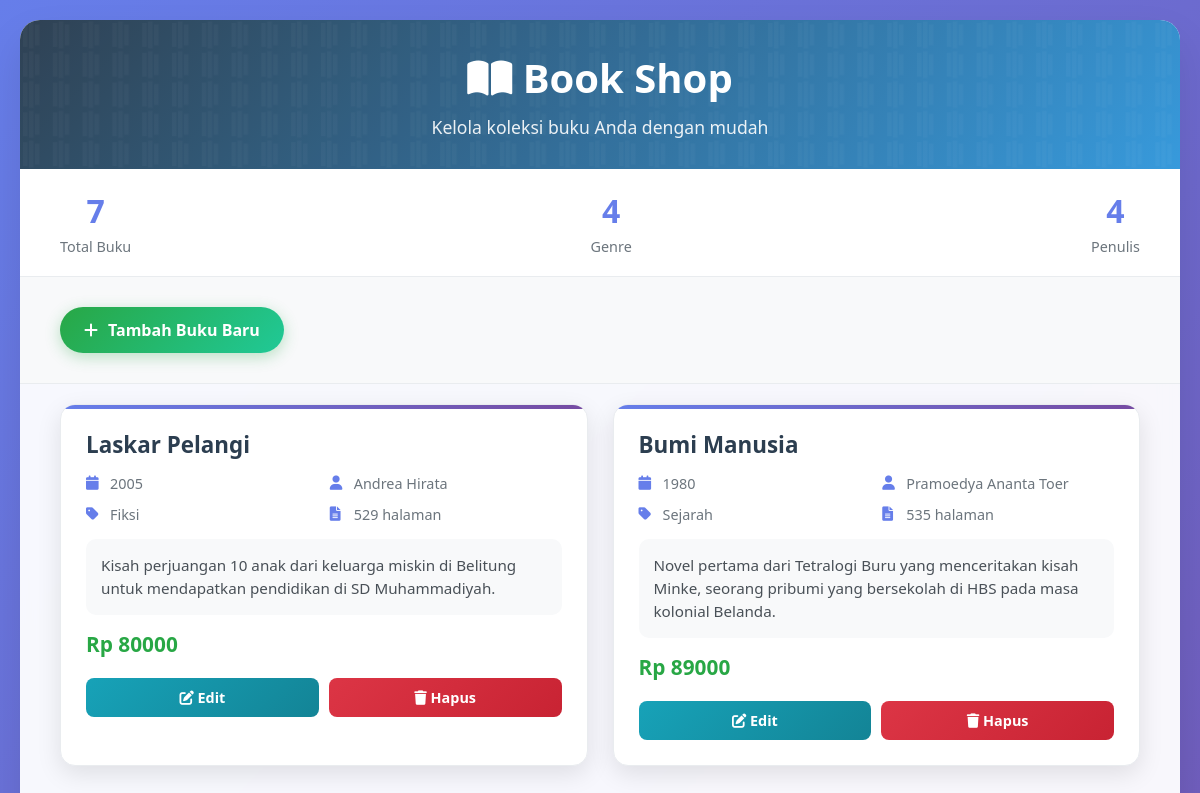
The page / on the database its author committed.
### book/models.py (models this page shows, shortened)
class Book(models.Model):
    judul = models.CharField(max_length=200)
    tahun_terbit = models.IntegerField()
    author = models.CharField(max_length=100)
    genre = models.CharField(max_length=50)
    pages = models.PositiveIntegerField()
    price = models.DecimalField(max_digits=10, decimal_places=2)
    description = models.TextField(blank=True)

### book/views.py (the view)
# urls.py: path('', views.product_list, name='product_list'),
def product_list(request):
    products = Book.objects.all()
    total_books = Book.objects.count()
    total_genres = Book.objects.values('genre').distinct().count()
    total_authors = Book.objects.values('author').distinct().count()
    context = {
        'products': products,
        'total_books': total_books,
        'total_genres': total_genres,
        'total_authors': total_authors,
    }
    return render(request, 'product_list.html', context)

### book/templates/product_list.html (shortened to what this page needs)
<!DOCTYPE html>
<html lang="id">
<head>
    <link href="https://cdnjs.cloudflare.com/ajax/libs/font-awesome/6.0.0/css/all.min.css" rel="stylesheet">
</head>
<body>
    <div class="container">
        <div class="header">
            <h1><i class="fas fa-book-open"></i> Book Shop</h1>
            <p>Kelola koleksi buku Anda dengan mudah</p>
        </div>
        <div class="stats-bar">
            <div class="stat-item">
                <div class="stat-number">{{ total_books }}</div>
                <div class="stat-label">Total Buku</div>
            </div>
            <div class="stat-item">
                <div class="stat-number">{{ total_genres }}</div>
                <div class="stat-label">Genre</div>
            </div>
            <div class="stat-item">
                <div class="stat-number">{{ total_authors }}</div>
                <div class="stat-label">Penulis</div>
            </div>
        </div>
        <div class="controls">
            <a href="{% url 'product_create' %}" class="add-book-btn">
                <i class="fas fa-plus"></i>
                Tambah Buku Baru
            </a>
        </div>
        <div class="table-container">
            <div class="books-grid">
                {% for product in products %}
                <div class="book-card">
                    <div class="book-title">{{ product.judul }}</div>
                    <div class="book-meta">
                        <div class="meta-item">
                            <i class="fas fa-calendar"></i>
                            <span>{{ product.tahun_terbit }}</span>
                        </div>
                        <div class="meta-item">
                            <i class="fas fa-user"></i>
                            <span>{{ product.author }}</span>
                        </div>
                        <div class="meta-item">
                            <i class="fas fa-tag"></i>
                            <span>{{ product.genre }}</span>
                        </div>
                        <div class="meta-item">
                            <i class="fas fa-file-alt"></i>
                            <span>{{ product.pages }} halaman</span>
                        </div>
                    </div>
                    <div class="book-description">{{ product.description|default:"Tidak ada deskripsi tersedia." }}</div>
                    <div class="book-price">Rp {{ product.price|floatformat:0 }}</div>
                    <div class="book-actions">
                        <a href="{% url 'product_update' product.id %}" class="action-btn edit-btn">
                            <i class="fas fa-edit"></i> Edit
                        </a>
                        <a href="{% url 'product_delete' product.id %}" class="action-btn delete-btn" onclick="return confirm('Yakin ingin menghapus buku ini?')">
                            <i class="fas fa-trash"></i> Hapus
                        </a>
                    </div>
                </div>
                {% endfor %}
            </div>
        </div>
    </div>
</body>
</html>

### book/templates/product_list.html (style rules this page uses)
* { margin: 0; padding: 0; box-sizing: border-box; }
body { font-family: 'Segoe UI', Tahoma, Geneva, Verdana, sans-serif; background: linear-gradient(135deg, #667eea 0%, #764ba2 100%); min-height: 100vh; padding: 20px; }
.container { max-width: 1400px; margin: 0 auto; background: rgba(255, 255, 255, 0.95); border-radius: 20px; box-shadow: 0 20px 40px rgba(0, 0, 0, 0.1); overflow: hidden; backdrop-filter: blur(10px); }
.header { background: linear-gradient(135deg, #2c3e50 0%, #3498db 100%); color: white; padding: 30px 40px; text-align: center; position: relative; overflow: hidden; }
.header::before { content: ''; position: absolute; top: 0; left: 0; right: 0; bottom: 0; opacity: 0.3; }
.header h1 { font-size: 2.5rem; font-weight: 700; margin-bottom: 10px; position: relative; z-index: 1; }
.header p { font-size: 1.1rem; opacity: 0.9; position: relative; z-index: 1; }
.controls { padding: 30px 40px; background: #f8f9fa; border-bottom: 1px solid #e9ecef; }
.add-book-btn { display: inline-flex; align-items: center; gap: 10px; background: linear-gradient(135deg, #28a745, #20c997); color: white; text-decoration: none; padding: 12px 24px; border-radius: 50px; font-weight: 600; transition: all 0.3s ease; box-shadow: 0 4px 15px rgba(40, 167, 69, 0.3); }
.table-container { padding: 0 40px 40px; overflow-x: auto; }
.books-grid { display: grid; grid-template-columns: repeat(auto-fill, minmax(350px, 1fr)); gap: 25px; margin-top: 20px; }
.book-card { background: white; border-radius: 15px; padding: 25px; box-shadow: 0 8px 25px rgba(0, 0, 0, 0.1); transition: all 0.3s ease; border: 1px solid #e9ecef; position: relative; overflow: hidden; }
.book-card::before { content: ''; position: absolute; top: 0; left: 0; right: 0; height: 4px; background: linear-gradient(90deg, #667eea, #764ba2); }
.book-title { font-size: 1.4rem; font-weight: 700; color: #2c3e50; margin-bottom: 15px; line-height: 1.3; }
.book-meta { display: grid; grid-template-columns: 1fr 1fr; gap: 12px; margin-bottom: 15px; }
.meta-item { display: flex; align-items: center; gap: 8px; font-size: 0.9rem; color: #6c757d; }
.meta-item i { width: 16px; color: #667eea; }
.book-description { background: #f8f9fa; padding: 15px; border-radius: 10px; margin: 15px 0; color: #495057; line-height: 1.5; font-size: 0.95rem; }
.book-price { font-size: 1.3rem; font-weight: 700; color: #28a745; margin: 15px 0; }
.book-actions { display: flex; gap: 10px; margin-top: 20px; }
.action-btn { flex: 1; padding: 10px 15px; border-radius: 8px; text-decoration: none; text-align: center; font-weight: 600; transition: all 0.3s ease; font-size: 0.9rem; }
.edit-btn { background: linear-gradient(135deg, #17a2b8, #138496); color: white; }
.delete-btn { background: linear-gradient(135deg, #dc3545, #c82333); color: white; }
.stats-bar { background: white; padding: 20px 40px; border-bottom: 1px solid #e9ecef; display: flex; justify-content: space-between; align-items: center; }
.stat-item { text-align: center; }
.stat-number { font-size: 2rem; font-weight: 700; color: #667eea; }
.stat-label { font-size: 0.9rem; color: #6c757d; margin-top: 5px; }

### rows shown on the page
Book: judul "Laskar Pelangi", tahun_terbit "2005", author "Andrea Hirata", genre "Fiksi", pages "529", description "Kisah perjuangan 10 anak dari keluarga miskin di Belitung untuk mendapatkan pendidikan di SD Muhammadiyah.", price "80000"
Book: judul "Bumi Manusia", tahun_terbit "1980", author "Pramoedya Ananta Toer", genre "Sejarah", pages "535", description "Novel pertama dari Tetralogi Buru yang menceritakan kisah Minke, seorang pribumi yang bersekolah di HBS pada masa kolonial Belanda.", price "89000"

### other values the page prints
{{ total_books }} "7"
{{ total_genres }} "4"
{{ total_authors }} "4"
